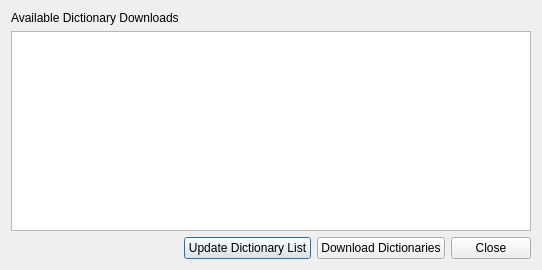
<?xml version="1.0" encoding="UTF-8"?>
<ui version="4.0">
 <class>DownloadDictionaries</class>
 <widget class="QDialog" name="DownloadDictionaries">
  <property name="geometry">
   <rect>
    <x>0</x>
    <y>0</y>
    <width>542</width>
    <height>270</height>
   </rect>
  </property>
  <property name="windowTitle">
   <string>Download Dictionaries</string>
  </property>
  <layout class="QVBoxLayout" name="verticalLayout">
   <item>
    <widget class="QLabel" name="availableListLabel">
     <property name="text">
      <string>Available Dictionary Downloads</string>
     </property>
    </widget>
   </item>
   <item>
    <widget class="QTableWidget" name="dictTableWidget">
     <property name="selectionMode">
      <enum>QAbstractItemView::SingleSelection</enum>
     </property>
    </widget>
   </item>
   <item>
    <layout class="QHBoxLayout" name="horizontalLayout">
     <item>
      <spacer name="horizontalSpacer">
       <property name="orientation">
        <enum>Qt::Horizontal</enum>
       </property>
       <property name="sizeHint" stdset="0">
        <size>
         <width>40</width>
         <height>20</height>
        </size>
       </property>
      </spacer>
     </item>
     <item>
      <widget class="QPushButton" name="downloadListButton">
       <property name="text">
        <string>Update Dictionary List</string>
       </property>
      </widget>
     </item>
     <item>
      <widget class="QPushButton" name="downloadButton">
       <property name="text">
        <string>Download Dictionaries</string>
       </property>
      </widget>
     </item>
     <item>
      <widget class="QPushButton" name="closeButton">
       <property name="text">
        <string>Close</string>
       </property>
      </widget>
     </item>
    </layout>
   </item>
  </layout>
 </widget>
 <resources/>
 <connections/>
</ui>
